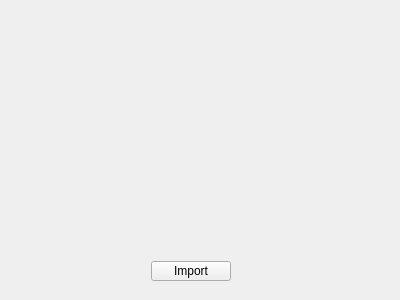
<?xml version="1.0" encoding="UTF-8"?>
<ui version="4.0">
 <class>ImageItem</class>
 <widget class="QWidget" name="ImageItem">
  <property name="geometry">
   <rect>
    <x>0</x>
    <y>0</y>
    <width>400</width>
    <height>300</height>
   </rect>
  </property>
  <property name="windowTitle">
   <string>Form</string>
  </property>
  <layout class="QGridLayout" name="gridLayout">
   <item row="0" column="0">
    <widget class="QVTKOpenGLWidget" name="ViewWidget" native="true">
     <widget class="QPushButton" name="ImportButton">
      <property name="geometry">
       <rect>
        <x>140</x>
        <y>250</y>
        <width>80</width>
        <height>20</height>
       </rect>
      </property>
      <property name="text">
       <string>Import</string>
      </property>
     </widget>
    </widget>
   </item>
  </layout>
 </widget>
 <customwidgets>
  <customwidget>
   <class>QVTKOpenGLWidget</class>
   <extends>QWidget</extends>
   <header location="global">QVTKOpenGLWidget.h</header>
   <container>1</container>
  </customwidget>
 </customwidgets>
 <resources/>
 <connections/>
</ui>
